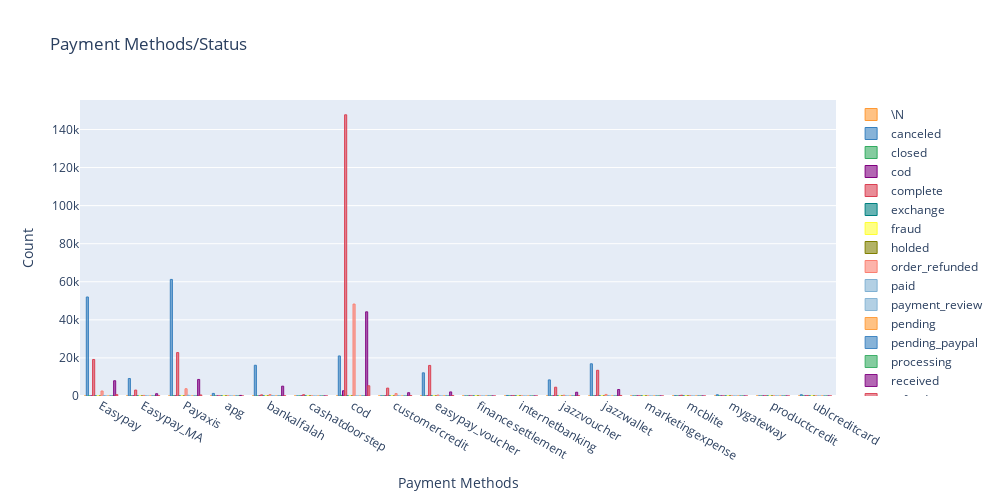

Write notebook code for a chart like this one.
### Code cell
layout = go.Layout(title = "Payment Methods/Status", 
                   xaxis = {'title': 'Payment Methods'}, 
                   yaxis = {'title': 'Count'}, 
                   showlegend = True, 
                   width = 1000, 
                   height = 500,)

payment_method_status.iplot(kind = 'bar', layout = layout) 

# colorscale = Greens, Greys,YlGnBu,Greens,YlOrRd,Bluered,RdBu,Reds,Bl ues,Picnic,Rainbow,Portland,Jet,Hot,Blackbody,Earth,Electric,Vi ridis,Cividis.

### Figure 1 — Plotly figure (JSON) as saved in the notebook; plotly's stock layout.template omitted (floating-point values rounded to 4 significant figures)
{"data": [{"marker": {"color": "rgba(255, 153, 51, 0.6)", "line": {"color": "rgba(255, 153, 51, 1.0)", "width": 1}}, "name": "\\N", "orientation": "v", "text": "", "type": "bar", "x": ["Easypay", "Easypay_MA", "Payaxis", "apg", "bankalfalah", "cashatdoorstep", "cod", "customercredit", "easypay_voucher", "financesettlement", "internetbanking", "jazzvoucher", "jazzwallet", "marketingexpense", "mcblite", "mygateway", "productcredit", "ublcreditcard"], "y": [0, 0, 0, 0, 0, 0, 4, 0, 0, 0, 0, 0, 0, 0, 0, 0, 0, 0]}, {"marker": {"color": "rgba(55, 128, 191, 0.6)", "line": {"color": "rgba(55, 128, 191, 1.0)", "width": 1}}, "name": "canceled", "orientation": "v", "text": "", "type": "bar", "x": ["Easypay", "Easypay_MA", "Payaxis", "apg", "bankalfalah", "cashatdoorstep", "cod", "customercredit", "easypay_voucher", "financesettlement", "internetbanking", "jazzvoucher", "jazzwallet", "marketingexpense", "mcblite", "mygateway", "productcredit", "ublcreditcard"], "y": [52009, 9197, 61245, 1361, 16151, 5, 21040, 46, 12164, 1, 286, 8459, 16921, 0, 179, 652, 10, 660]}, {"marker": {"color": "rgba(50, 171, 96, 0.6)", "line": {"color": "rgba(50, 171, 96, 1.0)", "width": 1}}, "name": "closed", "orientation": "v", "text": "", "type": "bar", "x": ["Easypay", "Easypay_MA", "Payaxis", "apg", "bankalfalah", "cashatdoorstep", "cod", "customercredit", "easypay_voucher", "financesettlement", "internetbanking", "jazzvoucher", "jazzwallet", "marketingexpense", "mcblite", "mygateway", "productcredit", "ublcreditcard"], "y": [16, 0, 71, 0, 5, 0, 360, 24, 2, 0, 4, 2, 3, 0, 1, 0, 2, 4]}, {"marker": {"color": "rgba(128, 0, 128, 0.6)", "line": {"color": "rgba(128, 0, 128, 1.0)", "width": 1}}, "name": "cod", "orientation": "v", "text": "", "type": "bar", "x": ["Easypay", "Easypay_MA", "Payaxis", "apg", "bankalfalah", "cashatdoorstep", "cod", "customercredit", "easypay_voucher", "financesettlement", "internetbanking", "jazzvoucher", "jazzwallet", "marketingexpense", "mcblite", "mygateway", "productcredit", "ublcreditcard"], "y": [0, 0, 0, 0, 0, 0, 2753, 0, 0, 0, 0, 0, 0, 0, 0, 0, 0, 0]}, {"marker": {"color": "rgba(219, 64, 82, 0.6)", "line": {"color": "rgba(219, 64, 82, 1.0)", "width": 1}}, "name": "complete", "orientation": "v", "text": "", "type": "bar", "x": ["Easypay", "Easypay_MA", "Payaxis", "apg", "bankalfalah", "cashatdoorstep", "cod", "customercredit", "easypay_voucher", "financesettlement", "internetbanking", "jazzvoucher", "jazzwallet", "marketingexpense", "mcblite", "mygateway", "productcredit", "ublcreditcard"], "y": [19192, 3111, 22805, 27, 585, 674, 147718, 4146, 16058, 9, 156, 4615, 13505, 42, 393, 14, 83, 182]}, {"marker": {"color": "rgba(0, 128, 128, 0.6)", "line": {"color": "rgba(0, 128, 128, 1.0)", "width": 1}}, "name": "exchange", "orientation": "v", "text": "", "type": "bar", "x": ["Easypay", "Easypay_MA", "Payaxis", "apg", "bankalfalah", "cashatdoorstep", "cod", "customercredit", "easypay_voucher", "financesettlement", "internetbanking", "jazzvoucher", "jazzwallet", "marketingexpense", "mcblite", "mygateway", "productcredit", "ublcreditcard"], "y": [0, 0, 0, 0, 0, 0, 4, 0, 0, 0, 0, 0, 0, 0, 0, 0, 0, 0]}, {"marker": {"color": "rgba(255, 255, 51, 0.6)", "line": {"color": "rgba(255, 255, 51, 1.0)", "width": 1}}, "name": "fraud", "orientation": "v", "text": "", "type": "bar", "x": ["Easypay", "Easypay_MA", "Payaxis", "apg", "bankalfalah", "cashatdoorstep", "cod", "customercredit", "easypay_voucher", "financesettlement", "internetbanking", "jazzvoucher", "jazzwallet", "marketingexpense", "mcblite", "mygateway", "productcredit", "ublcreditcard"], "y": [0, 0, 9, 0, 0, 0, 0, 0, 0, 0, 0, 0, 0, 0, 0, 0, 0, 1]}, {"marker": {"color": "rgba(128, 128, 0, 0.6)", "line": {"color": "rgba(128, 128, 0, 1.0)", "width": 1}}, "name": "holded", "orientation": "v", "text": "", "type": "bar", "x": ["Easypay", "Easypay_MA", "Payaxis", "apg", "bankalfalah", "cashatdoorstep", "cod", "customercredit", "easypay_voucher", "financesettlement", "internetbanking", "jazzvoucher", "jazzwallet", "marketingexpense", "mcblite", "mygateway", "productcredit", "ublcreditcard"], "y": [2, 0, 8, 0, 15, 0, 6, 0, 0, 0, 0, 0, 0, 0, 0, 0, 0, 0]}, {"marker": {"color": "rgba(251, 128, 114, 0.6)", "line": {"color": "rgba(251, 128, 114, 1.0)", "width": 1}}, "name": "order_refunded", "orientation": "v", "text": "", "type": "bar", "x": ["Easypay", "Easypay_MA", "Payaxis", "apg", "bankalfalah", "cashatdoorstep", "cod", "customercredit", "easypay_voucher", "financesettlement", "internetbanking", "jazzvoucher", "jazzwallet", "marketingexpense", "mcblite", "mygateway", "productcredit", "ublcreditcard"], "y": [2621, 307, 3813, 42, 729, 30, 48292, 1267, 480, 1, 16, 412, 835, 1, 137, 3, 15, 21]}, {"marker": {"color": "rgba(128, 177, 211, 0.6)", "line": {"color": "rgba(128, 177, 211, 1.0)", "width": 1}}, "name": "paid", "orientation": "v", "text": "", "type": "bar", "x": ["Easypay", "Easypay_MA", "Payaxis", "apg", "bankalfalah", "cashatdoorstep", "cod", "customercredit", "easypay_voucher", "financesettlement", "internetbanking", "jazzvoucher", "jazzwallet", "marketingexpense", "mcblite", "mygateway", "productcredit", "ublcreditcard"], "y": [241, 35, 397, 20, 183, 0, 0, 97, 13, 0, 0, 6, 158, 0, 0, 0, 0, 0]}, {"marker": {"color": "rgba(128, 177, 211, 0.6)", "line": {"color": "rgba(128, 177, 211, 0.8999999999999999)", "width": 1}}, "name": "payment_review", "orientation": "v", "text": "", "type": "bar", "x": ["Easypay", "Easypay_MA", "Payaxis", "apg", "bankalfalah", "cashatdoorstep", "cod", "customercredit", "easypay_voucher", "financesettlement", "internetbanking", "jazzvoucher", "jazzwallet", "marketingexpense", "mcblite", "mygateway", "productcredit", "ublcreditcard"], "y": [0, 0, 0, 0, 57, 0, 0, 0, 0, 0, 0, 0, 0, 0, 0, 0, 0, 0]}, {"marker": {"color": "rgba(255, 153, 51, 0.6)", "line": {"color": "rgba(255, 153, 51, 0.8999999999999999)", "width": 1}}, "name": "pending", "orientation": "v", "text": "", "type": "bar", "x": ["Easypay", "Easypay_MA", "Payaxis", "apg", "bankalfalah", "cashatdoorstep", "cod", "customercredit", "easypay_voucher", "financesettlement", "internetbanking", "jazzvoucher", "jazzwallet", "marketingexpense", "mcblite", "mygateway", "productcredit", "ublcreditcard"], "y": [0, 0, 0, 0, 0, 0, 0, 3, 33, 0, 0, 12, 0, 0, 0, 0, 0, 0]}, {"marker": {"color": "rgba(55, 128, 191, 0.6)", "line": {"color": "rgba(55, 128, 191, 0.8999999999999999)", "width": 1}}, "name": "pending_paypal", "orientation": "v", "text": "", "type": "bar", "x": ["Easypay", "Easypay_MA", "Payaxis", "apg", "bankalfalah", "cashatdoorstep", "cod", "customercredit", "easypay_voucher", "financesettlement", "internetbanking", "jazzvoucher", "jazzwallet", "marketingexpense", "mcblite", "mygateway", "productcredit", "ublcreditcard"], "y": [0, 0, 0, 0, 0, 0, 7, 0, 0, 0, 0, 0, 0, 0, 0, 0, 0, 0]}, {"marker": {"color": "rgba(50, 171, 96, 0.6)", "line": {"color": "rgba(50, 171, 96, 0.8999999999999999)", "width": 1}}, "name": "processing", "orientation": "v", "text": "", "type": "bar", "x": ["Easypay", "Easypay_MA", "Payaxis", "apg", "bankalfalah", "cashatdoorstep", "cod", "customercredit", "easypay_voucher", "financesettlement", "internetbanking", "jazzvoucher", "jazzwallet", "marketingexpense", "mcblite", "mygateway", "productcredit", "ublcreditcard"], "y": [0, 0, 4, 0, 8, 0, 20, 0, 0, 0, 0, 0, 1, 0, 0, 0, 0, 0]}, {"marker": {"color": "rgba(128, 0, 128, 0.6)", "line": {"color": "rgba(128, 0, 128, 0.8999999999999999)", "width": 1}}, "name": "received", "orientation": "v", "text": "", "type": "bar", "x": ["Easypay", "Easypay_MA", "Payaxis", "apg", "bankalfalah", "cashatdoorstep", "cod", "customercredit", "easypay_voucher", "financesettlement", "internetbanking", "jazzvoucher", "jazzwallet", "marketingexpense", "mcblite", "mygateway", "productcredit", "ublcreditcard"], "y": [8022, 1206, 8701, 305, 5164, 5, 44220, 1739, 2146, 0, 0, 1988, 3416, 2, 2, 0, 0, 6]}, {"marker": {"color": "rgba(219, 64, 82, 0.6)", "line": {"color": "rgba(219, 64, 82, 0.8999999999999999)", "width": 1}}, "name": "refund", "orientation": "v", "text": "", "type": "bar", "x": ["Easypay", "Easypay_MA", "Payaxis", "apg", "bankalfalah", "cashatdoorstep", "cod", "customercredit", "easypay_voucher", "financesettlement", "internetbanking", "jazzvoucher", "jazzwallet", "marketingexpense", "mcblite", "mygateway", "productcredit", "ublcreditcard"], "y": [726, 144, 553, 3, 114, 18, 5387, 223, 240, 4, 10, 117, 291, 0, 11, 0, 15, 8]}], "layout": {"height": 500, "showlegend": true, "title": {"text": "Payment Methods/Status"}, "width": 1000, "xaxis": {"autorange": true, "range": [-0.5, 17.5], "title": {"text": "Payment Methods"}, "type": "category"}, "yaxis": {"autorange": true, "range": [0, 155500.0], "title": {"text": "Count"}, "type": "linear"}}}
